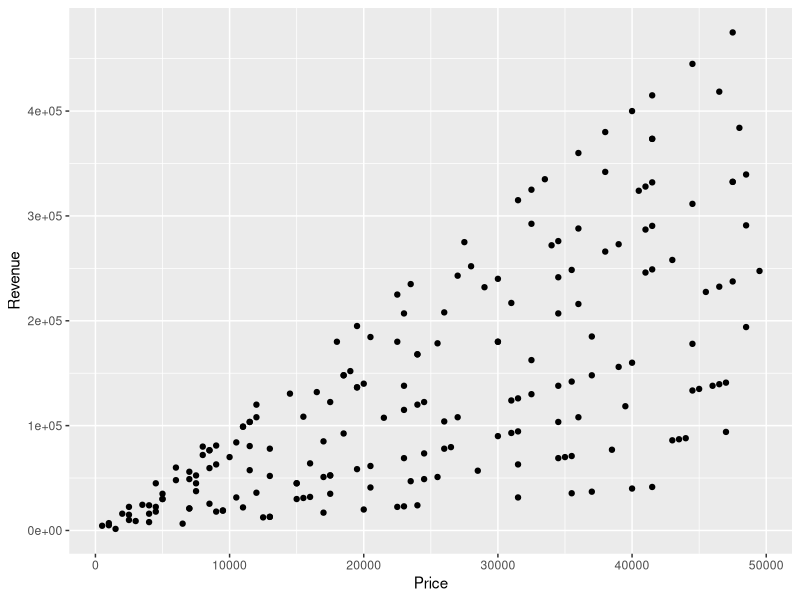
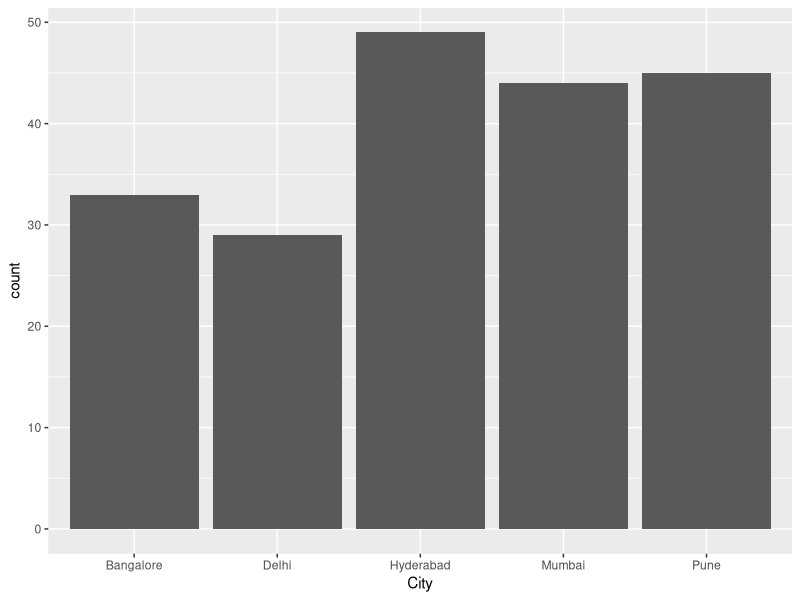
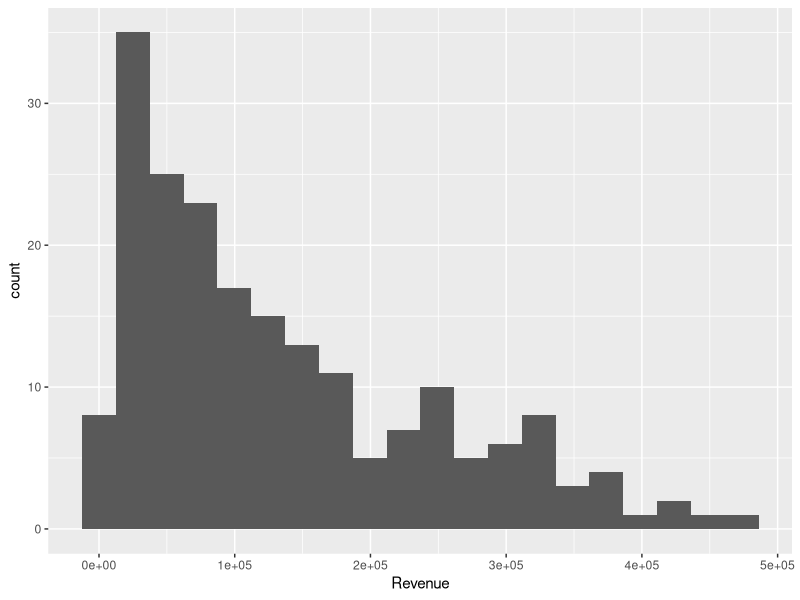
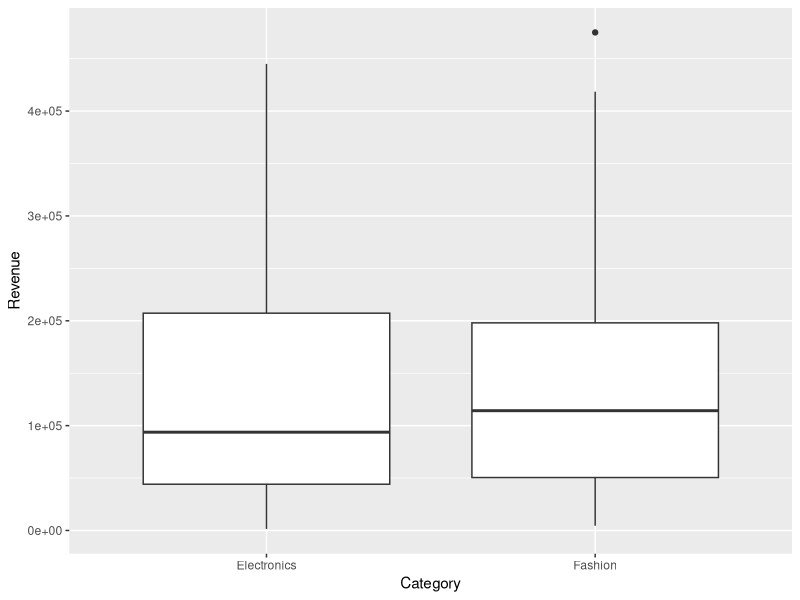
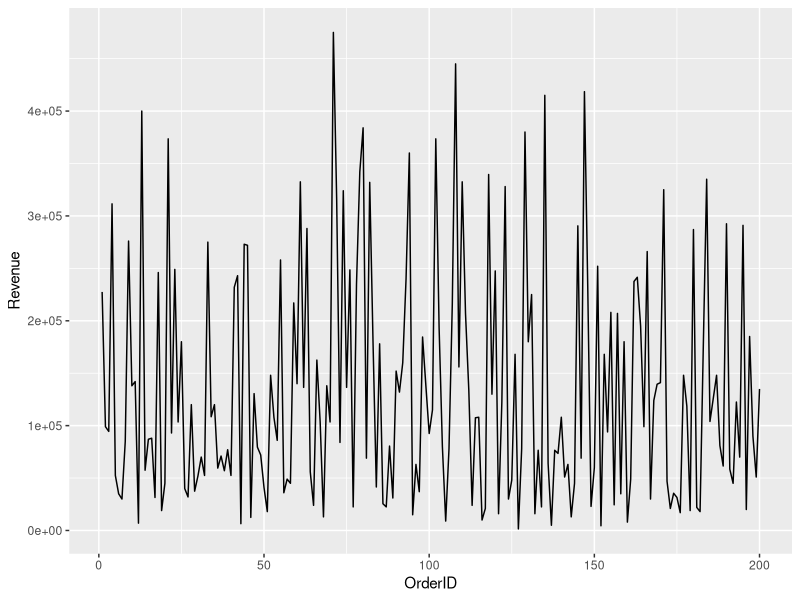

Source code (R) for these figures, in order:
# =================================================
# FINAL PROJECT
# COMPLETE DATA ANALYSIS USING R
# =================================================
# PROJECT:
# E-Commerce Sales Data Analysis
# =================================================
# STEP 1 : INSTALL AND LOAD PACKAGES
# =================================================
install.packages("ggplot2")
library(ggplot2)

# =================================================
# STEP 2 : CREATE / IMPORT DATASET
# =================================================
set.seed(123)
sales_data <- data.frame(
  OrderID = 1:200,
  CustomerName = sample(
    c("Rahul","Amit","Priya","Neha",
      "Arjun","Sneha","Rohit","Kiran"),
    200,
    replace = TRUE
  ),
  City = sample(
    c("Pune","Mumbai","Delhi",
      "Bangalore","Hyderabad"),
    200,
    replace = TRUE
  ),
  Product = sample(
    c("Laptop","Mobile","Tablet",
      "Shoes","Watch"),
    200,
    replace = TRUE
  ),
  Category = sample(
    c("Electronics","Fashion"),
    200,
    replace = TRUE
  ),
  Quantity = sample(
    1:10,
    200,
    replace = TRUE
  ),
  Price = sample(
    seq(500,50000,500),
    200,
    replace = TRUE
  ),
  Discount = sample(
    c(0,5,10,15,20),
    200,
    replace = TRUE
  )
)
# Create Revenue Column
sales_data$Revenue <- sales_data$Quantity * sales_data$Price
# Display First Rows
head(sales_data)
# =================================================
# STEP 3 : DATA CLEANING AND PREPROCESSING
# =================================================
# Check Structure
str(sales_data)
# Check Missing Values
sum(is.na(sales_data))
# Remove Duplicate Rows
sales_data <- unique(sales_data)
# Create Discount Amount
sales_data$DiscountAmount <- sales_data$Revenue * sales_data$Discount / 100
# Create Final Amount
sales_data$FinalAmount <- sales_data$Revenue - sales_data$DiscountAmount

# =================================================
# STEP 4 : EXPLORATORY DATA ANALYSIS
# =================================================
# Summary Statistics
summary(sales_data)
# Total Revenue
sum(sales_data$Revenue)
# Average Revenue
mean(sales_data$Revenue)
# Maximum Revenue
max(sales_data$Revenue)
# Minimum Revenue
min(sales_data$Revenue)
# Revenue by City
aggregate(
  Revenue ~ City,
  sales_data,
  sum
)
# Revenue by Product
aggregate(
  Revenue ~ Product,
  sales_data,
  sum
)

# =================================================
# STEP 5 : DATA VISUALIZATION
# =================================================
# Scatter Plot
ggplot(
  sales_data,
  aes(x = Price,
      y = Revenue)
) +
  geom_point()
# Bar Chart
ggplot(
  sales_data,
  aes(x = City)
) +
  geom_bar()
# Histogram
ggplot(
  sales_data,
  aes(x = Revenue)
) +
  geom_histogram(
    bins = 20
  )
# Boxplot
ggplot(
  sales_data,
  aes(x = Category,
      y = Revenue)
) +
  geom_boxplot()
# Line Chart
ggplot(
  sales_data,
  aes(x = OrderID,
      y = Revenue)
) +
  geom_line()
# =================================================
# STEP 6 : CORRELATION ANALYSIS
# =================================================
# Correlation Between Price and Revenue
cor(
  sales_data$Price,
  sales_data$Revenue
)
# Correlation Test
cor.test(
  sales_data$Price,
  sales_data$Revenue
)


# =================================================
# STEP 7 : PROBABILITY DISTRIBUTION
# =================================================
# Generate Normal Distribution
rnorm(
  100,
  mean(sales_data$Revenue),
  sd(sales_data$Revenue)
)
# Generate Binomial Distribution
rbinom(
  50,
  size = 10,
  prob = 0.5
)
# Generate Poisson Distribution
rpois(
  50,
  lambda = 5
)# =================================================
# STEP 8 : HYPOTHESIS TESTING
# =================================================
# One Sample T-Test
t.test(
  sales_data$Revenue,
  mu = 100000
)
# Chi-Square Test
chisq.test(
  table(sales_data$Category)
)
# =================================================
# STEP 9 : INTERPRETATION
# =================================================
cat(
  "\nINTERPRETATION:",
  
  "\n1. Revenue varies across cities and products.",
  
  "\n2. Correlation shows relationship between Price and Revenue.",
  
  "\n3. Graphs help identify trends and patterns.",
  
  "\n4. Statistical tests help validate business assumptions."
)

# =================================================
# STEP 10 : FINAL CONCLUSION
# =================================================
cat(
  "\n\nFINAL CONCLUSION:",
  
  "\nThe project successfully performed complete",
  
  "\ndata analysis using R programming.",
  
  "\nEDA, visualization, correlation analysis,",
  
  "\nand hypothesis testing were performed",
  
  "\nto derive meaningful business insights."
)
